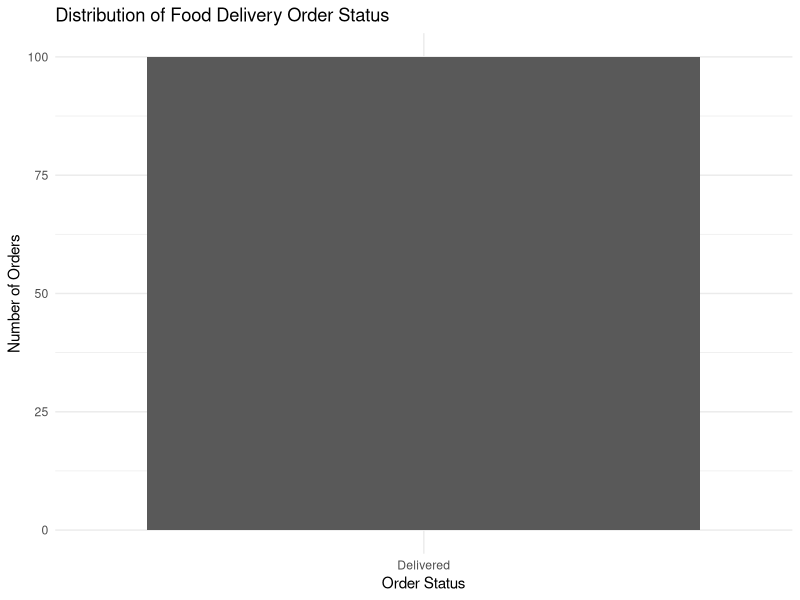
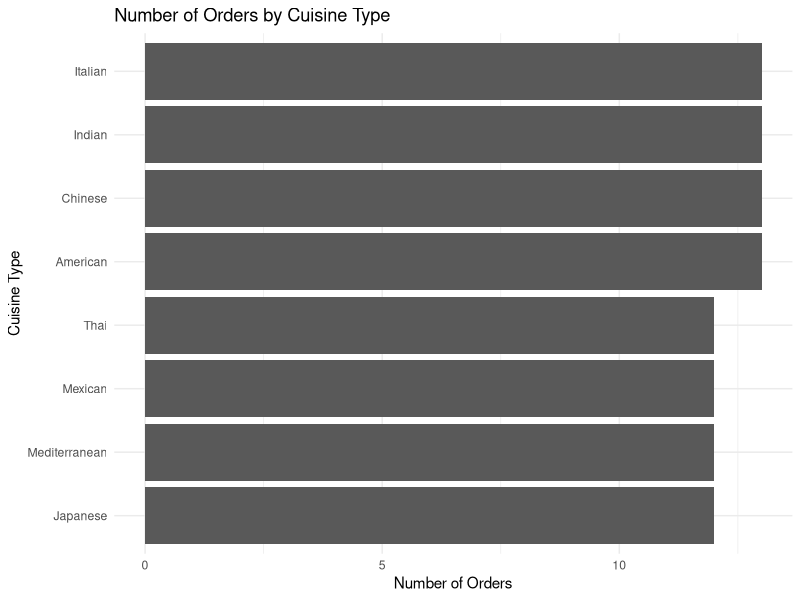
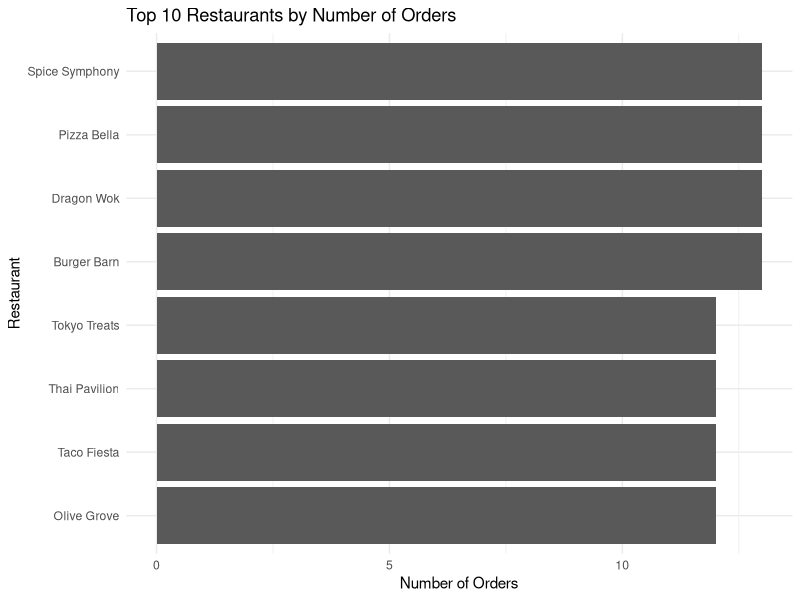
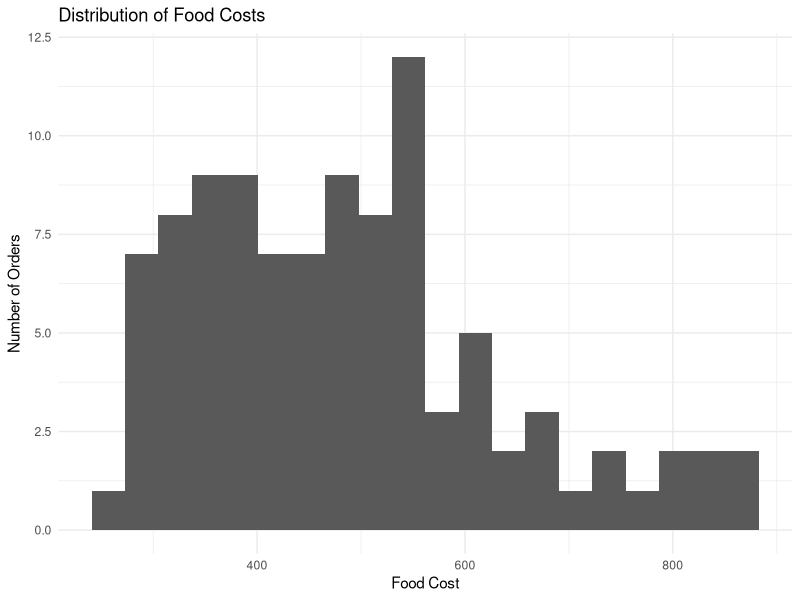
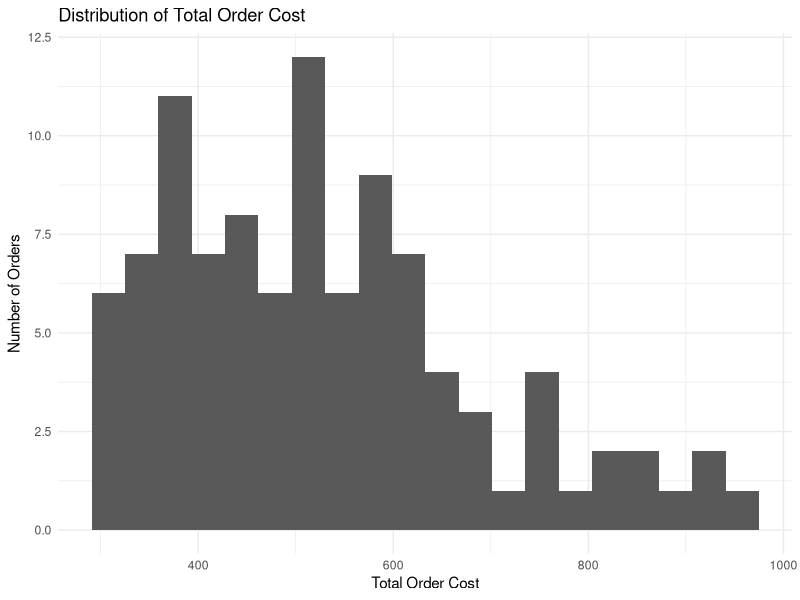
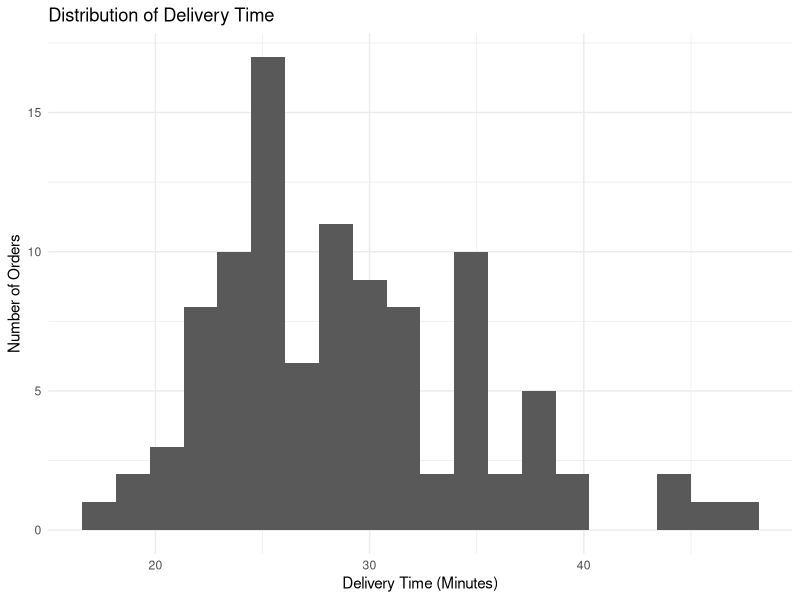
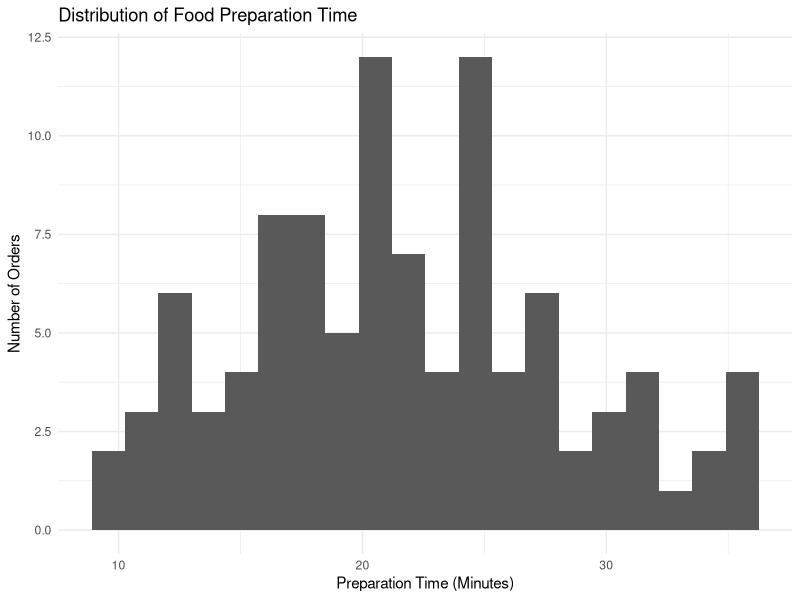
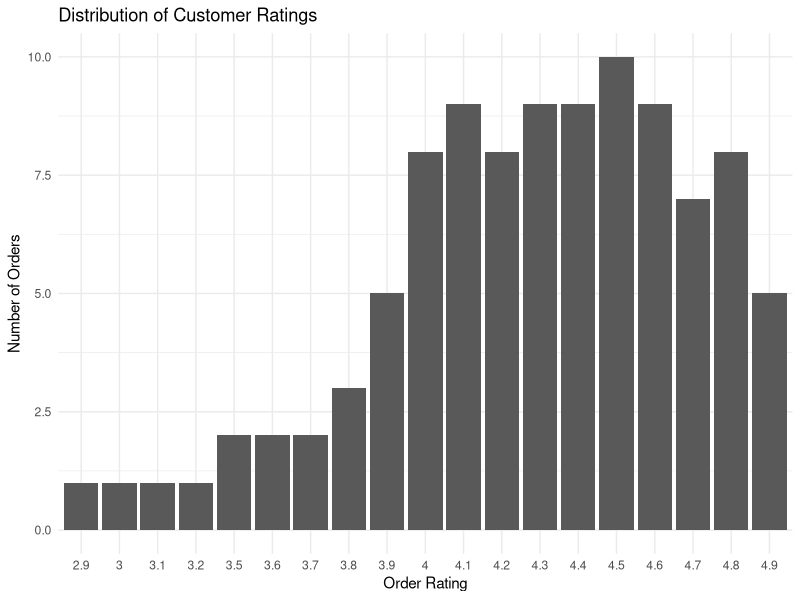

R code for these plots, in order:
## ---- chunk 1

# Load required package
library(ggplot2)

# Import the CSV dataset
food_data <- read.csv("food_delivery_orders.csv")

# Display the first six records
head(food_data)

## ---- chunk 2

cat("Number of records:", nrow(food_data))

## ---- chunk 3

cat("Number of variables:", ncol(food_data))

## ---- chunk 4

names(food_data)

## ---- chunk 5

str(food_data)

## ---- chunk 6

summary(food_data)

## ---- chunk 7

missing_values <- colSums(is.na(food_data))

missing_values

## ---- chunk 8

duplicate_count <- sum(duplicated(food_data))

cat("Number of duplicate records:", duplicate_count)

## ---- chunk 9

sapply(food_data, class)

## ---- chunk 10

unique(food_data$Order_Status)

## ---- chunk 11

unique(food_data$Cuisine_Type)

## ---- chunk 12

food_clean <- food_data

# Remove duplicate records
food_clean <- food_clean[!duplicated(food_clean), ]

# Remove rows with missing important numerical values
food_clean <- food_clean[
  !is.na(food_clean$Food_Cost) &
  !is.na(food_clean$Delivery_Fee) &
  !is.na(food_clean$Total_Order_Cost) &
  !is.na(food_clean$Prep_Time_Min) &
  !is.na(food_clean$Delivery_Time_Min) &
  !is.na(food_clean$Order_Rating),
]

# Keep positive cost and time values
food_clean <- food_clean[
  food_clean$Food_Cost >= 0 &
  food_clean$Delivery_Fee >= 0 &
  food_clean$Total_Order_Cost >= 0 &
  food_clean$Prep_Time_Min >= 0 &
  food_clean$Delivery_Time_Min >= 0,
]

cat("Original number of records:", nrow(food_data), "\n")
cat("Records after cleaning:", nrow(food_clean), "\n")
cat("Records removed:", nrow(food_data) - nrow(food_clean))

## ---- chunk 13

food_cost_stats <- c(
  Mean = mean(food_clean$Food_Cost),
  Median = median(food_clean$Food_Cost),
  Minimum = min(food_clean$Food_Cost),
  Maximum = max(food_clean$Food_Cost),
  Standard_Deviation = sd(food_clean$Food_Cost)
)

food_cost_stats

## ---- chunk 14

delivery_fee_stats <- c(
  Mean = mean(food_clean$Delivery_Fee),
  Median = median(food_clean$Delivery_Fee),
  Minimum = min(food_clean$Delivery_Fee),
  Maximum = max(food_clean$Delivery_Fee),
  Standard_Deviation = sd(food_clean$Delivery_Fee)
)

delivery_fee_stats

## ---- chunk 15

order_cost_stats <- c(
  Mean = mean(food_clean$Total_Order_Cost),
  Median = median(food_clean$Total_Order_Cost),
  Minimum = min(food_clean$Total_Order_Cost),
  Maximum = max(food_clean$Total_Order_Cost),
  Standard_Deviation = sd(food_clean$Total_Order_Cost)
)

order_cost_stats

## ---- chunk 16

status_count <- table(food_clean$Order_Status)

status_count

## ---- chunk 17

status_data <- as.data.frame(status_count)

names(status_data) <- c("Order_Status", "Number_of_Orders")

ggplot(
  status_data,
  aes(x = Order_Status, y = Number_of_Orders)
) +
  geom_col() +
  labs(
    title = "Distribution of Food Delivery Order Status",
    x = "Order Status",
    y = "Number of Orders"
  ) +
  theme_minimal()

## ---- chunk 18

cuisine_count <- table(food_clean$Cuisine_Type)

cuisine_count

## ---- chunk 19

cuisine_data <- as.data.frame(cuisine_count)

names(cuisine_data) <- c("Cuisine_Type", "Number_of_Orders")

ggplot(
  cuisine_data,
  aes(
    x = reorder(Cuisine_Type, Number_of_Orders),
    y = Number_of_Orders
  )
) +
  geom_col() +
  coord_flip() +
  labs(
    title = "Number of Orders by Cuisine Type",
    x = "Cuisine Type",
    y = "Number of Orders"
  ) +
  theme_minimal()

## ---- chunk 20

restaurant_count <- table(food_clean$Restaurant_Name)

restaurant_data <- as.data.frame(restaurant_count)

names(restaurant_data) <- c(
  "Restaurant_Name",
  "Number_of_Orders"
)

restaurant_data <- restaurant_data[
  order(-restaurant_data$Number_of_Orders),
]

head(restaurant_data, 10)

## ---- chunk 21

top_restaurants <- head(restaurant_data, 10)

ggplot(
  top_restaurants,
  aes(
    x = reorder(Restaurant_Name, Number_of_Orders),
    y = Number_of_Orders
  )
) +
  geom_col() +
  coord_flip() +
  labs(
    title = "Top 10 Restaurants by Number of Orders",
    x = "Restaurant",
    y = "Number of Orders"
  ) +
  theme_minimal()

## ---- chunk 22

ggplot(
  food_clean,
  aes(x = Food_Cost)
) +
  geom_histogram(bins = 20) +
  labs(
    title = "Distribution of Food Costs",
    x = "Food Cost",
    y = "Number of Orders"
  ) +
  theme_minimal()

## ---- chunk 23

ggplot(
  food_clean,
  aes(x = Total_Order_Cost)
) +
  geom_histogram(bins = 20) +
  labs(
    title = "Distribution of Total Order Cost",
    x = "Total Order Cost",
    y = "Number of Orders"
  ) +
  theme_minimal()

## ---- chunk 24

delivery_time_stats <- c(
  Mean = mean(food_clean$Delivery_Time_Min),
  Median = median(food_clean$Delivery_Time_Min),
  Minimum = min(food_clean$Delivery_Time_Min),
  Maximum = max(food_clean$Delivery_Time_Min),
  Standard_Deviation = sd(food_clean$Delivery_Time_Min)
)

delivery_time_stats

## ---- chunk 25

ggplot(
  food_clean,
  aes(x = Delivery_Time_Min)
) +
  geom_histogram(bins = 20) +
  labs(
    title = "Distribution of Delivery Time",
    x = "Delivery Time (Minutes)",
    y = "Number of Orders"
  ) +
  theme_minimal()

## ---- chunk 26

ggplot(
  food_clean,
  aes(x = Prep_Time_Min)
) +
  geom_histogram(bins = 20) +
  labs(
    title = "Distribution of Food Preparation Time",
    x = "Preparation Time (Minutes)",
    y = "Number of Orders"
  ) +
  theme_minimal()

## ---- chunk 27

rating_count <- table(food_clean$Order_Rating)

rating_count

## ---- chunk 28

rating_data <- as.data.frame(rating_count)

names(rating_data) <- c(
  "Order_Rating",
  "Number_of_Orders"
)

ggplot(
  rating_data,
  aes(
    x = factor(Order_Rating),
    y = Number_of_Orders
  )
) +
  geom_col() +
  labs(
    title = "Distribution of Customer Ratings",
    x = "Order Rating",
    y = "Number of Orders"
  ) +
  theme_minimal()

## ---- chunk 29

average_rating <- mean(
  food_clean$Order_Rating,
  na.rm = TRUE
)

cat("Average customer rating:", round(average_rating, 2))

## ---- chunk 30

number_of_customers <- length(
  unique(food_clean$Customer_ID)
)

cat("Number of unique customers:", number_of_customers)

## ---- chunk 31

customer_orders <- table(food_clean$Customer_ID)

customer_orders <- sort(
  customer_orders,
  decreasing = TRUE
)

head(customer_orders, 10)

## ---- chunk 32

cuisine_cost <- aggregate(
  Total_Order_Cost ~ Cuisine_Type,
  data = food_clean,
  FUN = mean
)

names(cuisine_cost)[2] <- "Average_Order_Cost"

cuisine_cost <- cuisine_cost[
  order(-cuisine_cost$Average_Order_Cost),
]

cuisine_cost

## ---- chunk 33

ggplot(
  cuisine_cost,
  aes(
    x = reorder(Cuisine_Type, Average_Order_Cost),
    y = Average_Order_Cost
  )
) +
  geom_col() +
  coord_flip() +
  labs(
    title = "Average Order Cost by Cuisine Type",
    x = "Cuisine Type",
    y = "Average Order Cost"
  ) +
  theme_minimal()

## ---- chunk 34

ggplot(
  food_clean,
  aes(
    x = Delivery_Time_Min,
    y = Order_Rating
  )
) +
  geom_point() +
  geom_smooth(
    method = "lm",
    se = FALSE
  ) +
  labs(
    title = "Relationship Between Delivery Time and Customer Rating",
    x = "Delivery Time (Minutes)",
    y = "Customer Rating"
  ) +
  theme_minimal()

## ---- chunk 35

ggplot(
  food_clean,
  aes(
    x = Food_Cost,
    y = Total_Order_Cost
  )
) +
  geom_point() +
  geom_smooth(
    method = "lm",
    se = FALSE
  ) +
  labs(
    title = "Relationship Between Food Cost and Total Order Cost",
    x = "Food Cost",
    y = "Total Order Cost"
  ) +
  theme_minimal()

## ---- chunk 36

correlation_data <- food_clean[
  ,
  c(
    "Food_Cost",
    "Delivery_Fee",
    "Total_Order_Cost",
    "Prep_Time_Min",
    "Delivery_Time_Min",
    "Order_Rating"
  )
]

correlation_matrix <- cor(
  correlation_data,
  use = "complete.obs"
)

round(correlation_matrix, 3)

## ---- chunk 37

total_delivery_stats <- c(
  Mean = mean(food_clean$Total_Delivery_Time),
  Median = median(food_clean$Total_Delivery_Time),
  Minimum = min(food_clean$Total_Delivery_Time),
  Maximum = max(food_clean$Total_Delivery_Time),
  Standard_Deviation = sd(food_clean$Total_Delivery_Time)
)

total_delivery_stats

## ---- chunk 38

ggplot(
  food_clean,
  aes(x = Total_Delivery_Time)
) +
  geom_histogram(bins = 20) +
  labs(
    title = "Distribution of Total Delivery Time",
    x = "Total Delivery Time (Minutes)",
    y = "Number of Orders"
  ) +
  theme_minimal()

## ---- chunk 39

overall_summary <- data.frame(
  Total_Orders = nrow(food_clean),
  Unique_Customers = length(unique(food_clean$Customer_ID)),
  Unique_Restaurants = length(unique(food_clean$Restaurant_Name)),
  Unique_Cuisines = length(unique(food_clean$Cuisine_Type)),
  Average_Food_Cost = mean(food_clean$Food_Cost),
  Average_Delivery_Fee = mean(food_clean$Delivery_Fee),
  Average_Order_Cost = mean(food_clean$Total_Order_Cost),
  Average_Delivery_Time = mean(food_clean$Delivery_Time_Min),
  Average_Rating = mean(food_clean$Order_Rating)
)

overall_summary
